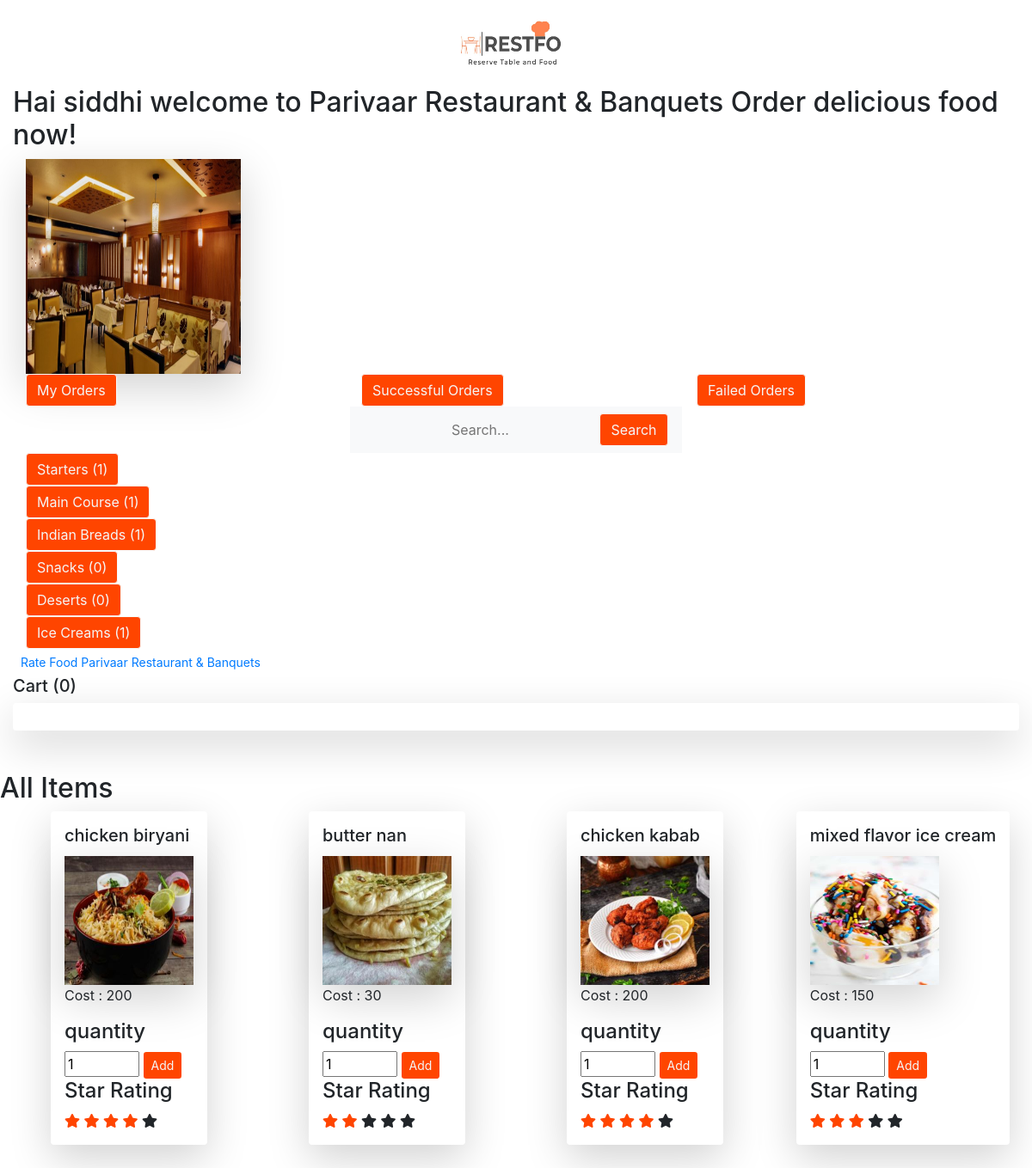
Screenshot of /UserMenu/parivaar (signed in) with the database file from the repository.
### restaurant/models.py (models this page shows)
class User(AbstractUser):
    is_customer = models.BooleanField(default=False)
    is_restaurant = models.BooleanField(default=False)
    first_name = models.CharField(max_length=100)
    last_name = models.CharField(max_length=100)

class Restaurant(models.Model):
    user = models.OneToOneField(User, on_delete = models.CASCADE, primary_key = True)
    Restaurant_Name=models.CharField(max_length=100)
    gmail = models.CharField(max_length=50,null=True)
    lat = models.FloatField(default=lat)
    lon = models.FloatField(default=lng)
    Address=models.CharField(max_length=500)
    Restaurant_Type=models.CharField(max_length=50)
    Food_Type=models.CharField(max_length=50)
    Restaurant_Image = models.ImageField(default='rest_logo/default.jpg', upload_to='rest_logo')
    Country=models.CharField(max_length=50,default=country)
    State=models.CharField(max_length=50,default=state)
    district=models.CharField(max_length=50,default=district)
    sub_zone=models.CharField(max_length=50,default=sub_zone)
    contact = PhoneNumberField(blank=True)
    Payment_No = PhoneNumberField(blank=True)

### menu/models.py (models this page shows, shortened)
class Menu(models.Model):
    food_type = [('Starters','Starters'),('Main Course','Main Course'),
    ('Indian Breads','Indian Breads'),('Snacks','Snacks'),('Deserts','Deserts'),('Ice Creams','Ice Creams')]
    status=[('unav','Unavailable'),('av','Available')]
    id 		 = models.AutoField(primary_key=True)
    fname 		= models.CharField(max_length=30,blank=False,default='val None')
    r_id     = models.ForeignKey(Restaurant,on_delete=models.CASCADE)
    price    = models.IntegerField(blank=False)
    category 	= models.CharField(max_length=50,blank=False,choices=food_type,default='val None')
    veg         = models.BooleanField(default=True)
    availability = models.CharField(max_length=15,default='Unavailable',choices=status)
    quantity = models.IntegerField(blank=False,default=0)
    Image = models.ImageField(default='/menuimg/default.jpg', upload_to='media')
    rating =  models.IntegerField(blank=False,default=0)
    no_of_rated = models.IntegerField(blank=False,default=0)

### menu/views.py (the view, shortened to what this page needs)
# urls.py: path('UserMenu/<str:restid>',views.User_Menu,name="UserMenu"),
@login_required
def User_Menu(request,restid):
    rest_user = RestUser.objects.get(user__username = restid)
    items = Menu.objects.filter(r_id__user__username = restid)
    Starters,Main_Course,Indian_Breads,Snacks,Deserts,Ice_Creams = menu_items(restid)
    if request.method=='GET':
        if request.GET.get('submit')=='Undo':
            if cart:
                val=cart.pop(-1)
                cost[0]=cost[0]-int(val[1])*val[2]
            return redirect('rest_list',restid=restid)
    context={
        'user':request.user,'rest_user':rest_user ,
        'Menu':items,'cart':cart,'cost':cost,'msg':msg,
        'Pending':[],'Confirm':[],'MyOrders':[],
        'Starters':Starters,'Main_Course':Main_Course,
        'Indian_Breads':Indian_Breads,'Snacks':Snacks,
        'Deserts':Deserts,'Ice_Creams':Ice_Creams,'Selected':'All Items'}
    return render(request,'menu/user_menu.html',context=context)

### menu/views.py (called while the page is built)
def menu_items(restid):
    Starters =  Menu.objects.filter(r_id__user__username = restid,  category="Starters")
    Main_Course  =  Menu.objects.filter(r_id__user__username = restid, category='Main Course')
    Indian_Breads = Menu.objects.filter(r_id__user__username = restid, category='Indian Breads')
    Snacks  =  Menu.objects.filter(r_id__user__username = restid, category='Snacks')
    Deserts =  Menu.objects.filter(r_id__user__username = restid, category='Deserts')
    Ice_Creams = Menu.objects.filter(r_id__user__username = restid, category='Ice Creams')
    return Starters,Main_Course,Indian_Breads,Snacks,Deserts,Ice_Creams

### menu/templates/menu/user_menu.html (shortened to what this page needs)
<!doctype html>
<html lang="en">
  <head>
    <link rel="stylesheet" href="https://stackpath.bootstrapcdn.com/bootstrap/4.1.3/css/bootstrap.min.css">
    <link rel="stylesheet" href="https://stackpath.bootstrapcdn.com/bootstrap/4.1.3/css/bootstrap.min.css">
    <link rel="stylesheet" href="https://use.fontawesome.com/releases/v5.5.0/css/all.css">
  </head>
  <body>
    {% load static %}
    <div class="container-fluid">
      <div class="d-flex justify-content-center">
        <img src="{% static 'restafo_logo.jpeg' %}" alt="My image" height="100px" width="150px"/>
      </div>
      <h2>Hai {{user}} welcome to {{rest_user.Restaurant_Name}} Order delicious food now!</h2>
      <div class="col-md-4">
        <img class="rounded-square shadow-lg" height="250" width="250" src="{{rest_user.Restaurant_Image.url }}" >
      </div>
      <div class="container-fluid">
        <div class="row">
          <div class="col-sm">
            <form action="" method="GET"> {% csrf_token %}
              <input type="submit" value="My Orders" name = "submit" class="btn btn-light">
        </form>
          </div>
          <div class="col-sm">
            <form action="" method="GET"> {% csrf_token %}
              <input type="submit" value="Successful Orders" name = "submit" class="btn btn-light">
          </form>
          </div>
          <div class="col-sm">
            <form action="" method="GET"> {% csrf_token %}
              <input type="submit" value="Failed Orders" name = "submit" class="btn btn-light">
          </form>
          </div>
        </div>
      </div>
      <div class="container-fluid">
      <div class="d-flex justify-content-center">
      <nav class="navbar navbar-light bg-light">
        <form class="form-inline" method="GET"> {% csrf_token %}
          <input class="btn btn-light" type="search" name ="query" placeholder="Search..." aria-label="Search">
          <input type="submit" value="Search" name = "submit" class="btn btn-light">
        </form>
      </nav>
    </div>
  </div>
<div class="container-fluid">
      <div class="container-fluid">
        <div class="row">
            <form action="" method="GET"> {% csrf_token %}
              <input type="submit" value="Starters ({{Starters|length}})" name = "submit" class="btn btn-light">
            </form>
       </div>
   </div>
<div class="container-fluid">
        <div class="row">
            <form action="" method="GET"> {% csrf_token %}
              <input type="submit" value="Main Course ({{Main_Course|length}})" name = "submit" class="btn btn-light">
            </form>
       </div>
   </div>
<div class="container-fluid">
        <div class="row">
            <form action="" method="GET"> {% csrf_token %}
              <input type="submit" value="Indian Breads ({{Indian_Breads|length}})" name = "submit" class="btn btn-light">
            </form>
       </div>
</div>
<div class="container-fluid">
        <div class="row">
            <form action="" method="GET"> {% csrf_token %}
              <input type="submit" value="Snacks ({{Snacks|length}})" name = "submit" class="btn btn-light">
            </form>
       </div>
</div>
<div class="container-fluid">
        <div class="row">
            <form action="" method="GET"> {% csrf_token %}
              <input type="submit" value="Deserts ({{Deserts|length}})" name = "submit" class="btn btn-light">
            </form>
       </div>
</div>
<div class="container-fluid">
        <div class="row">
            <form action="" method="GET"> {% csrf_token %}
              <input type="submit" value="Ice Creams ({{Ice_Creams|length}})" name = "submit" class="btn btn-light">
            </form>
       </div>
</div>
  </div>
  <a href="{% url 'MenuRating' restid=rest_user.user%}" class="btn-sm btn">Rate Food {{rest_user.Restaurant_Name}} </a>
        <h5>Cart ({{cart|length}})</h5>
        <div class="shadow-lg p-3 mb-5 bg-white rounded">
          </div>
      </div>
      {% if Selected == "All Items" %}
      <h2>All Items</h2>
      {% endif %}
      <div class="container-fluid">
        <div class="row">
        {% for val in Menu %}
        <div class="col-sm">
        <div class="d-flex justify-content-center" >
          <div class="shadow-lg p-3 mb-5 bg-white rounded">
               <form action="" method="GET">{% csrf_token %}
                <h5 class="card-title">{{val.fname}}</h5>
                <img class="rounded-square shadow-lg" height="150" width="150" src="{{ val.Image.url }}">
                {% if val.availability == "av" %}
                <p>Cost : {{val.price}}</p>
                <h4>quantity</h4>
                <input type="number" id="quantity" name="quantity" value =1 min="1" max="10">
                <input type="submit" value="Add"  onclick=myFunction() name="submit" class="btn-sm btn">
                  {% if val.rating == 4 %}
                  <h4>Star Rating</h4>
                  <span class="fa fa-star checked"></span>
                  <span class="fa fa-star checked"></span>
                  <span class="fa fa-star checked"></span>
                  <span class="fa fa-star checked"></span>
                  <span class="fa fa-star"></span>
                  {% endif %}
                  {% if val.rating == 3 %}
                  <h4>Star Rating</h4>
                  <span class="fa fa-star checked"></span>
                  <span class="fa fa-star checked"></span>
                  <span class="fa fa-star checked"></span>
                  <span class="fa fa-star"></span>
                  <span class="fa fa-star"></span>
                  {% endif %}
                  {% if val.rating == 2 %}
                  <h4>Star Rating</h4>
                  <span class="fa fa-star checked"></span>
                  <span class="fa fa-star checked"></span>
                  <span class="fa fa-star "></span>
                  <span class="fa fa-star "></span>
                  <span class="fa fa-star"></span>
                  {% endif %}
                {% endif %}
                </form>
          </div>
        </div>
      </div>
       {% endfor %}
        </div>
      </div>
</body>
</html>

### menu/templates/menu/user_menu.html (style rules this page uses)
input[type=submit] { background-color: orangered; color: whitesmoke; cursor: pointer; }
.checked { color: orangered; }

### rows the page displays
User: username "siddhi"
Restaurant: Restaurant_Name "Parivaar Restaurant & Banquets", Restaurant_Image (picture)
Menu: fname "chicken biryani", Image (picture), price "200", rating "Star Rating"
Menu: fname "butter nan", Image (picture), price "30", rating "Star Rating"
Menu: fname "chicken kabab", Image (picture), price "200", rating "Star Rating"
Menu: fname "mixed flavor ice cream", Image (picture), price "150", rating "Star Rating"

### other values shown
{{ cart|length }} "0"
